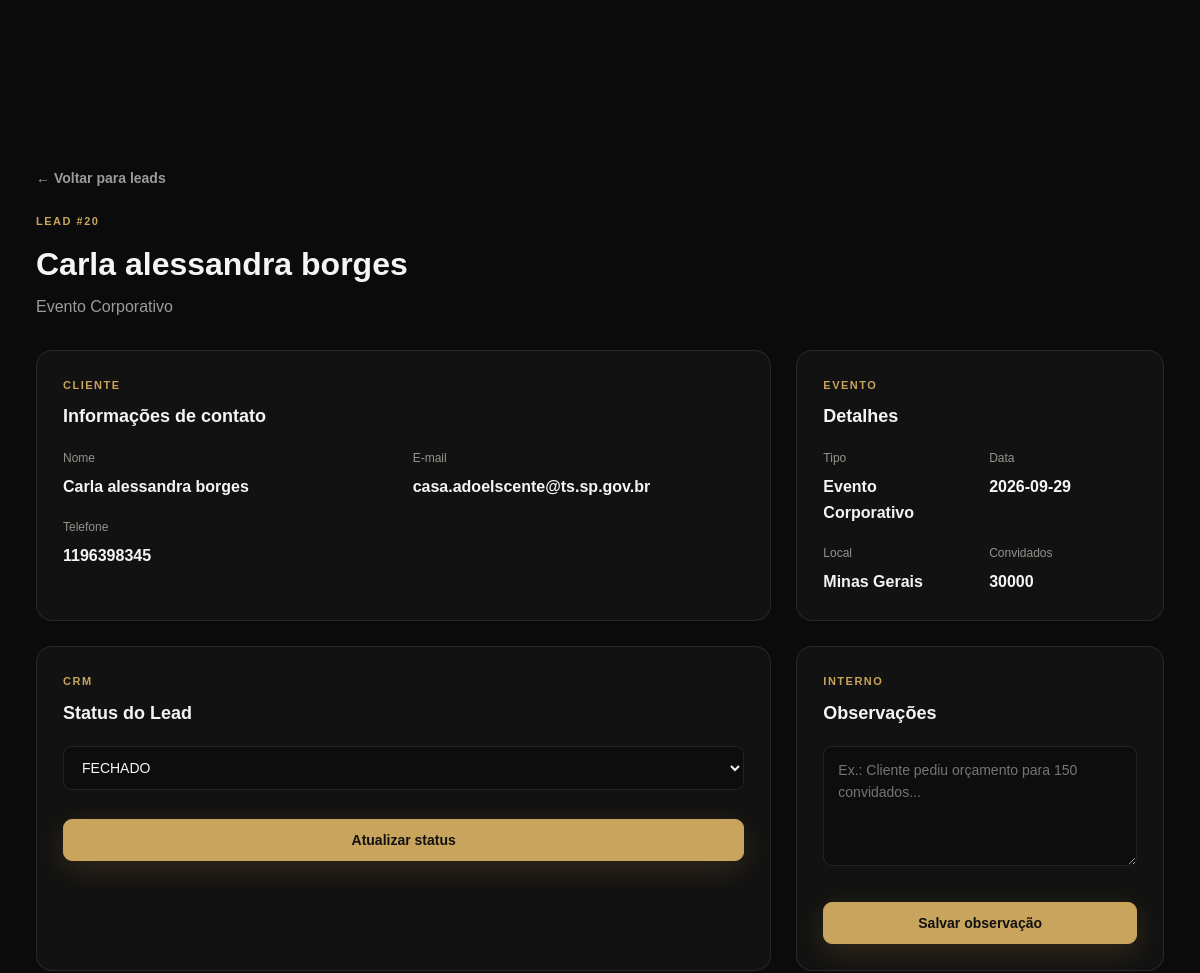
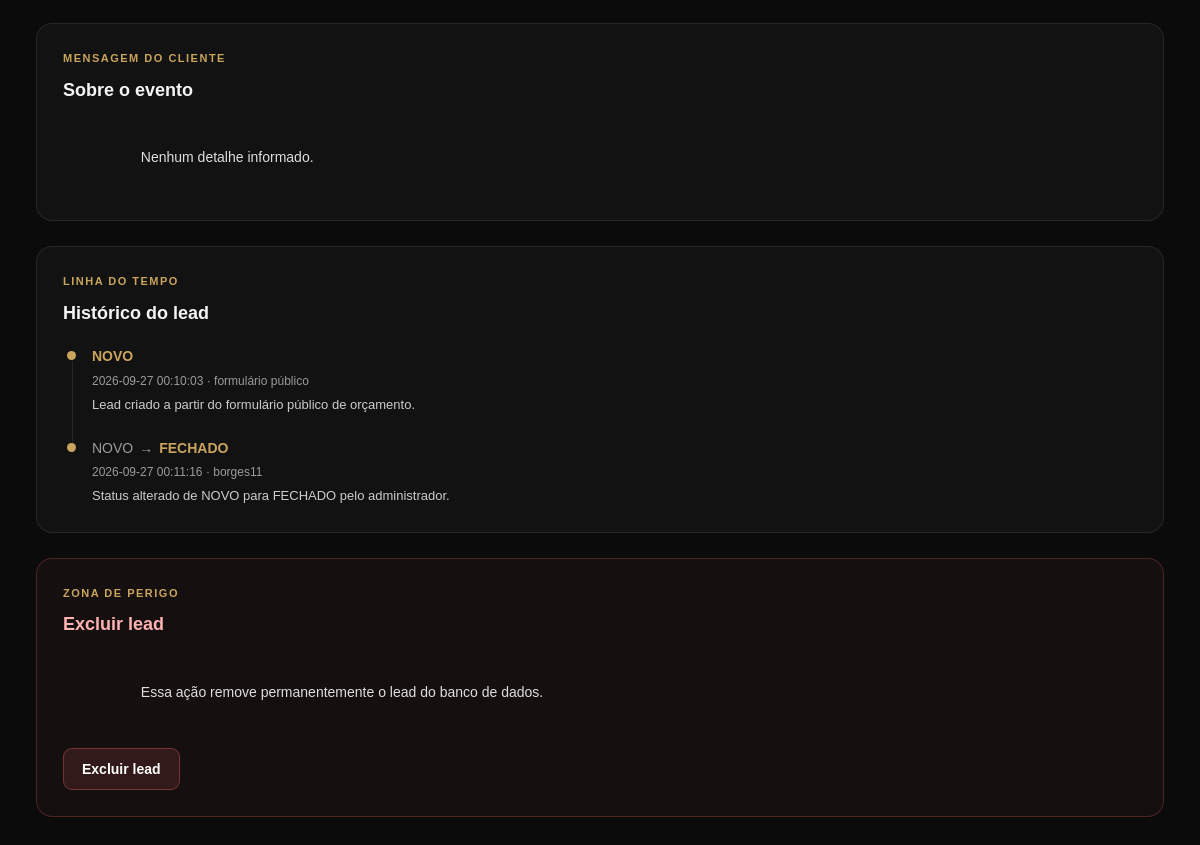
Screenshot of /admin/leads/20 (signed in) with the database file from the repository (2 pictures, top to bottom).
### tables this page shows
CREATE TABLE leads (

            id INTEGER PRIMARY KEY AUTOINCREMENT,

            name TEXT NOT NULL,

            email TEXT NOT NULL,

            phone TEXT NOT NULL,

            event_type TEXT NOT NULL,

            event_date TEXT,

            event_location TEXT,

            guest_count INTEGER,

            details TEXT,

            status TEXT NOT NULL DEFAULT 'NOVO',

            created_at TIMESTAMP DEFAULT CURRENT_TIMESTAMP

        , notes TEXT, event_time TEXT, availability_id INTEGER);

CREATE TABLE leads_history (
        id INTEGER PRIMARY KEY AUTOINCREMENT,

        lead_id INTEGER NOT NULL,

        old_status TEXT,
        new_status TEXT NOT NULL,

        changed_by TEXT,

        description TEXT,

        created_at TIMESTAMP DEFAULT CURRENT_TIMESTAMP
    );

### routes/admin.py (the view, shortened to what this page needs)
@admin_bp.route("/leads/<int:lead_id>")
@login_required
def lead_detail(lead_id):
    connection = get_connection()
    try:
        lead = connection.execute("""
            SELECT *
            FROM leads
            WHERE id = ?
        """, (lead_id,)).fetchone()
    finally:
        connection.close()
    lead_history = get_lead_history(lead_id)
    return render_template(
        "admin/lead.html",
        lead=lead,
        lead_history=lead_history
    )

### auth_utils.py (called while the page is built, shortened)
def login_required(view):
    @wraps(view)
    def wrapped_view(*args, **kwargs):
        return view(*args, **kwargs)
    return wrapped_view

### database/database.py (called while the page is built)
def get_connection():
    connection = sqlite3.connect(DATABASE)
    connection.row_factory = sqlite3.Row
    return connection

### database/history.py (called while the page is built)
def get_lead_history(lead_id):
    connection = get_connection()
    history = connection.execute("""
        SELECT *
        FROM leads_history
        WHERE lead_id = ?
        ORDER BY created_at ASC
    """, (
        lead_id,
    )).fetchall()
    connection.close()
    return history

### templates/admin/lead.html (shortened to what this page needs)
{% extends "base.html" %}
{% block content %}
<section class="admin-page">
    <div class="admin-container">
        <a href="{{ url_for('admin.dashboard') }}" class="admin-back">
            ← Voltar para leads
        </a>
        <div class="lead-detail-header">
            <div>
                <span class="admin-label">
                    LEAD #{{ lead["id"] }}
                </span>
                <h1>
                    {{ lead["name"] }}
                </h1>
                <p>
                    {{ lead["event_type"] }}
                </p>
            </div>
        </div>
        <div class="lead-detail-grid">
            <div class="lead-card">
                <span class="admin-label">
                    CLIENTE
                </span>
                <h2>
                    Informações de contato
                </h2>
                <div class="lead-info">
                    <div>
                        <span>Nome</span>
                        <strong>
                            {{ lead["name"] }}
                        </strong>
                    </div>
                    <div>
                        <span>E-mail</span>
                        <strong>
                            {{ lead["email"] }}
                        </strong>
                    </div>
                    <div>
                        <span>Telefone</span>
                        <strong>
                            {{ lead["phone"] }}
                        </strong>
                    </div>
                </div>
            </div>
            <div class="lead-card">
                <span class="admin-label">
                    EVENTO
                </span>
                <h2>
                    Detalhes
                </h2>
                <div class="lead-info">
                    <div>
                        <span>Tipo</span>
                        <strong>
                            {{ lead["event_type"] }}
                        </strong>
                    </div>
                    <div>
                        <span>Data</span>
                        <strong>
                            {{ lead["event_date"] or "Não informado" }}
                        </strong>
                    </div>
                    <div>
                        <span>Local</span>
                        <strong>
                            {{ lead["event_location"] or "Não informado" }}
                        </strong>
                    </div>
                    <div>
                        <span>Convidados</span>
                        <strong>
                            {{ lead["guest_count"] or "Não informado" }}
                        </strong>
                    </div>
                </div>
            </div>
            <div class="lead-card">
                <span class="admin-label">
                    CRM
                </span>
                <h2>
                    Status do Lead
                </h2>
                <form method="POST" action="{{ url_for(
                        'admin.update_status',
                        lead_id=lead['id']
                    ) }}">
                    <select name="status" class="admin-select">
                        <option value="FECHADO" {% if lead["status"]=="FECHADO" %} selected {% endif %}>
                            FECHADO
                        </option>
                    </select>
                    <button type="submit" class="btn btn-primary admin-action-button">
                        Atualizar status
                    </button>
                </form>
            </div>
            <div class="lead-card">
                <span class="admin-label">
                    INTERNO
                </span>
                <h2>
                    Observações
                </h2>
                <form method="POST" action="{{ url_for(
                        'admin.update_notes',
                        lead_id=lead['id']
                    ) }}">
                    <textarea name="notes" class="admin-textarea"
                        placeholder="Ex.: Cliente pediu orçamento para 150 convidados...">{{ lead["notes"] or "" }}</textarea>
                    <button type="submit" class="btn btn-primary admin-action-button">
                        Salvar observação
                    </button>
                </form>
            </div>
            <div class="lead-card lead-card-full">
                <span class="admin-label">
                    MENSAGEM DO CLIENTE
                </span>
                <h2>
                    Sobre o evento
                </h2>
                <p class="lead-description">
                    {{ lead["details"] or "Nenhum detalhe informado." }}
                </p>
            </div>
            <div class="lead-card lead-card-full">
                <span class="admin-label">
                    LINHA DO TEMPO
                </span>
                <h2>
                    Histórico do lead
                </h2>
                {% if lead_history %}
                    <ul class="lead-timeline">
                        {% for entry in lead_history %}
                            <li class="lead-timeline-item">
                                <div class="lead-timeline-dot"></div>
                                <div class="lead-timeline-content">
                                    <div class="lead-timeline-status">
                                        {% if entry["old_status"] %}
                                            <span class="lead-timeline-old">
                                                {{ entry["old_status"] }}
                                            </span>
                                            <span class="lead-timeline-arrow">→</span>
                                        {% endif %}
                                        <span class="lead-timeline-new">
                                            {{ entry["new_status"] }}
                                        </span>
                                    </div>
                                    <div class="lead-timeline-meta">
                                        {{ entry["created_at"] }}
                                        {% if entry["changed_by"] %}
                                            · {{ entry["changed_by"] }}
                                        {% else %}
                                            · formulário público
                                        {% endif %}
                                    </div>
                                    {% if entry["description"] %}
                                        <div class="lead-timeline-description">
                                            {{ entry["description"] }}
                                        </div>
                                    {% endif %}
                                </div>
                            </li>
                        {% endfor %}
                    </ul>
                {% else %}
                    <p class="lead-description">
                        Nenhum histórico registrado para este lead ainda.
                    </p>
                {% endif %}
            </div>
            <div class="lead-card lead-card-full danger-card">
                <span class="admin-label">
                    ZONA DE PERIGO
                </span>
                <h2>
                    Excluir lead
                </h2>
                <p class="lead-description">
                    Essa ação remove permanentemente o lead do banco de dados.
                </p>
                <form method="POST" action="{{ url_for(
                        'admin.delete_lead',
                        lead_id=lead['id']
                    ) }}" onsubmit="return confirm(
                        'Tem certeza que deseja excluir este lead?'
                    );">
                    <button type="submit" class="admin-delete-button">
                        Excluir lead
                    </button>
                </form>
            </div>
        </div>
    </div>
</section>
{% endblock %}

### static/css/style.css (style rules this page uses)
:root { --black: #050505; --black-soft: #0a0a0a; --black-card: #11100e; --gold: #c99645; --gold-light: #e8bd72; --gold-bright: #f2cb83; --white: #f5f3ef; --text: #d5d2cc; --text-muted: #96928b; --border: rgba(201, 150, 69, 0.28); --max-width: 1200px; }
* { margin: 0; padding: 0; box-sizing: border-box; }
html { scroll-behavior: smooth; }
body { font-family: "DM Sans", sans-serif; background: var(--black); color: var(--white); line-height: 1.6; overflow-x: hidden; }
a { color: inherit; text-decoration: none; }
button { font-family: inherit; }
.btn { display: inline-flex; align-items: center; justify-content: center; padding: 14px 28px; border-radius: 50px; font-size: 14px; font-weight: 600; cursor: pointer; transition: transform 0.3s ease, box-shadow 0.3s ease, background 0.3s ease; }
.btn-primary { color: #16110a; background: linear-gradient( 135deg, var(--gold), var(--gold-bright) ); box-shadow: 0 8px 30px rgba(201, 150, 69, 0.18); }
section { position: relative; padding: 120px 0; }
.admin-page { min-height: 100vh; padding: 150px 0 100px; background: radial-gradient( circle at 80% 10%, rgba(190, 150, 70, 0.08), transparent 35% ), var(--black); }
.admin-container { width: min(92%, 1200px); margin: 0 auto; }
.admin-label { display: block; margin-bottom: 12px; font-size: 11px; font-weight: 700; letter-spacing: 0.18em; color: var(--gold); }
.admin-header h1, .lead-detail-header h1 { margin: 0; font-size: clamp(38px, 5vw, 64px); }
.admin-back { display: inline-block; margin-bottom: 45px; color: var(--text-muted); text-decoration: none; }
.lead-detail-header { display: flex; align-items: flex-end; justify-content: space-between; gap: 30px; margin-bottom: 50px; }
.lead-detail-header p { color: var(--text-muted); }
.lead-detail-grid { display: grid; grid-template-columns: 1fr 1fr; gap: 25px; }
.lead-card { padding: 35px; border: 1px solid rgba(255, 255, 255, 0.08); border-radius: 22px; background: rgba(255, 255, 255, 0.025); }
.lead-card-full { grid-column: 1 / -1; }
.lead-card h2 { margin-bottom: 30px; }
.lead-info { display: grid; gap: 22px; }
.lead-info span { display: block; margin-bottom: 6px; color: var(--text-muted); font-size: 12px; }
.lead-info strong { font-size: 16px; }
.lead-description { color: var(--text-muted); line-height: 1.8; }
.admin-select, .admin-textarea { width: 100%; padding: 15px 16px; border: 1px solid rgba(255, 255, 255, 0.10); border-radius: 12px; background: rgba(0, 0, 0, 0.25); color: inherit; font-family: inherit; font-size: 14px; outline: none; }
.admin-select { cursor: pointer; }
.admin-select option { background: #161616; color: white; }
.admin-textarea { min-height: 150px; resize: vertical; line-height: 1.6; }
.admin-action-button { margin-top: 15px; width: 100%; }
.danger-card { border-color: rgba(220, 80, 80, 0.18); }
.admin-delete-button { margin-top: 20px; padding: 13px 20px; border: 1px solid rgba(220, 80, 80, 0.35); border-radius: 10px; background: rgba(220, 80, 80, 0.08); color: #e77b7b; font-family: inherit; font-weight: 600; cursor: pointer; transition: 0.25s ease; }
.admin-page { min-height: 100vh; padding: 120px 0 80px; background: #0b0b0b; color: #f5f5f5; }
.admin-label { display: block; margin-bottom: 10px; font-size: 11px; font-weight: 700; letter-spacing: 2px; color: #c9a45c; }
.admin-back { color: #c9a45c; text-decoration: none; white-space: nowrap; }

### rows the page displays
leads: id "20", name "Carla alessandra borges", event_type "Evento Corporativo", email "casa.adoelscente@ts.sp.gov.br", phone "1196398345", event_date "2026-09-29", event_location "Minas Gerais", guest_count "30000", status "FECHADO", details "Nenhum detalhe informado."
leads_history: new_status "NOVO", created_at "2026-09-27 00:10:03", shows "· formulário público", description "Lead criado a partir do formulário público de orçamento."
leads_history: old_status "NOVO", new_status "FECHADO", created_at "2026-09-27 00:11:16", changed_by "borges11", description "Status alterado de NOVO para FECHADO pelo administrador."
